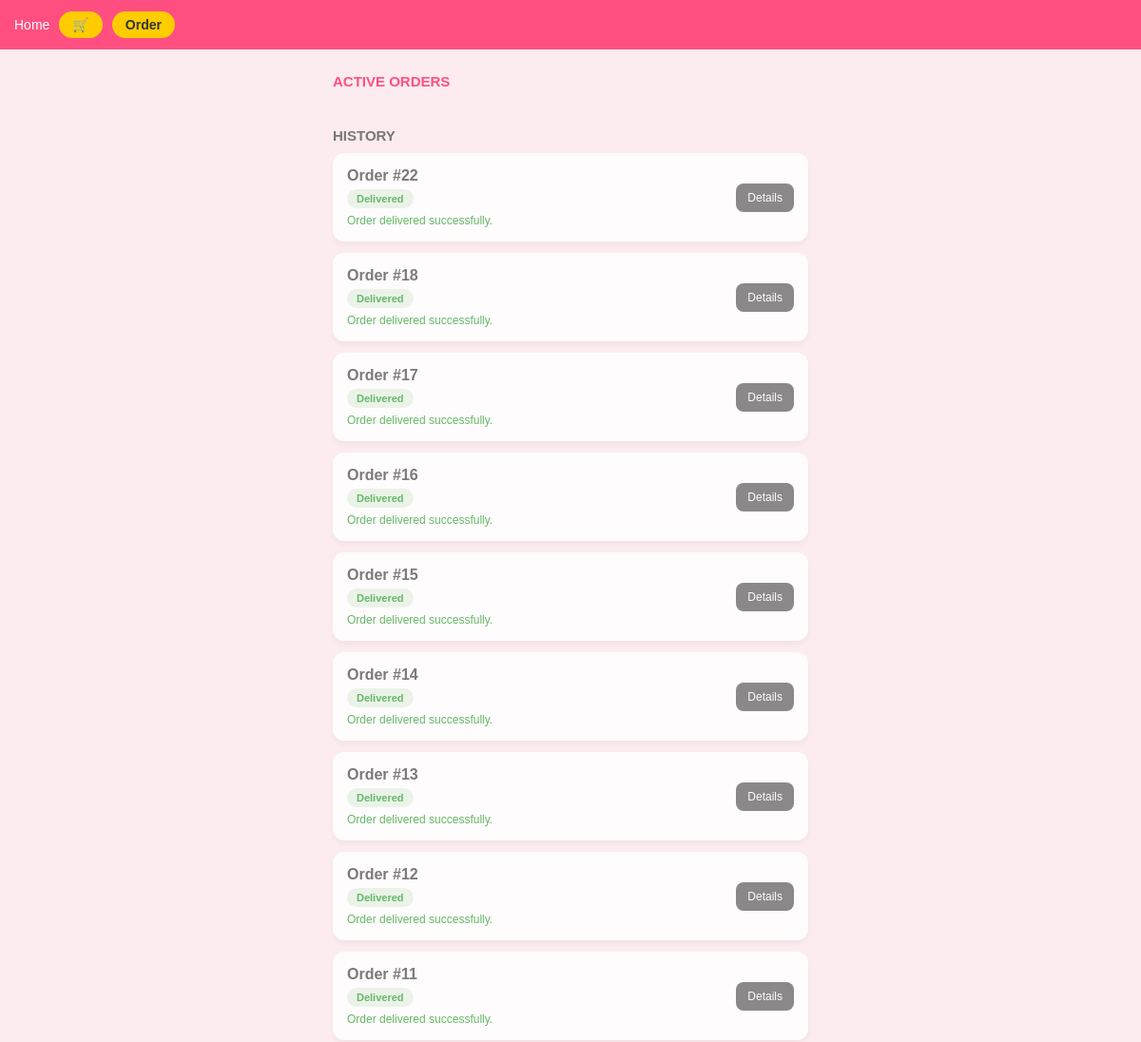
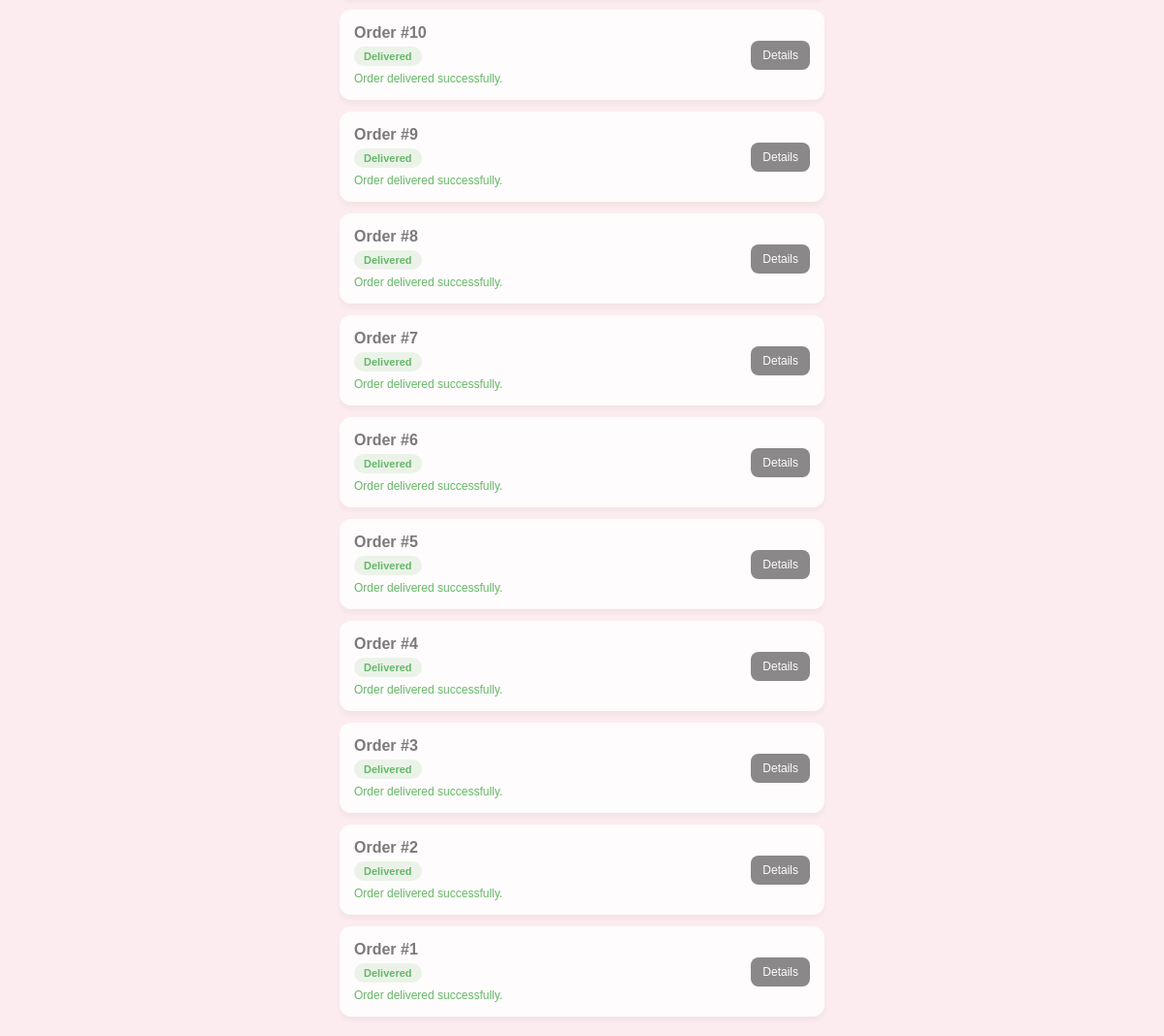
Page /order/ (signed in) on the committed database (2 pictures, top to bottom).
### order/models.py (models this page shows, shortened)
class Order(models.Model):
    STATUS_CHOICES = (
        ('Pending', 'Pending'),
        ('Confirmed', 'Confirmed'),
        ('Delivered', 'Delivered'),
        ('Cancelled', 'Cancelled'),
    )
    PAYMENT_CHOICES = (
        ('ONLINE', 'Online'),
        ('COD', 'Cash on Delivery'),
    )
    user = models.ForeignKey(User, on_delete=models.CASCADE)
    total_amount = models.DecimalField(max_digits=10, decimal_places=2)
    payment_method = models.CharField(
        max_length=10,
        choices=PAYMENT_CHOICES,
        default='COD'
    )
    status = models.CharField(
        max_length=20,
        choices=STATUS_CHOICES,
        default='Pending'
    )
    address = models.TextField(blank=True,null=True)   # 📍 DELIVERY LOCATION
    created_at = models.DateTimeField(auto_now_add=True)
    delivered_by_admin=models.BooleanField(default=False)
    cancelled_by_admin=models.BooleanField(default=False)

### order/views.py (the view)
# urls.py: path('', views.order_list, name='order_list'),
@login_required
def order_list(request):
    now = timezone.now()
    confirm_time = now - timedelta(minutes=30)
    deliver_time = now - timedelta(hours=24)
    Order.objects.filter(
        user=request.user,
        status='Pending',
        created_at__lte=confirm_time,
        cancelled_by_admin=False
    ).update(status='Confirmed')
    Order.objects.filter(
        user=request.user,
        status='Confirmed',
        cancelled_by_admin=False,
        delivered_by_admin=False,
        created_at__lte=deliver_time
    ).update(status='Delivered')
    current_orders = Order.objects.filter(
        user=request.user,
        status__in=['Pending', 'Confirmed']
    ).order_by('-created_at')
    history_orders = Order.objects.filter(
        user=request.user,
        status__in=['Delivered', 'Cancelled']
    ).order_by('-created_at')
    return render(request, 'order/orders.html', {
        'current_orders': current_orders,
        'history_orders': history_orders
    })

### cart/context_processors.py (called while the page is built)
def cart_item_count(request):
    if request.user.is_authenticated:
        cart_items = Cart.objects.filter(user=request.user)
        total_quantity = sum(item.quantity for item in cart_items)
        return {'cart_count': total_quantity}
    return {'cart_count': 0}

### templates/order/orders.html (shortened to what this page needs)
<html lang="en">
  <head>
  </head>
  <body>
    <nav class="nav-links">
      <a href="{% url 'home' %}">Home</a>
      <a href="{% url 'view_cart' %}" class="cart-view-btn">🛒</a>
      <a href="{% url 'order_list' %}" class="cart-view-btn">Order</a>
    </nav>
    <div class="container">
      <div class="section-title">ACTIVE ORDERS</div>
      <div class="section-title" style="color: #777; margin-top: 40px">
        HISTORY
      </div>
      {% for order in history_orders %}
      <div class="order-card" style="opacity: 0.85">
        <div>
          <div style="font-weight: bold; color: #666">
            Order #{{ order.id }}
          </div>
          <div class="status-badge status-{{ order.status }}">
            {{ order.status }}
          </div>
          {% if order.status == "Cancelled" %}
          <div style="margin-top: 6px; font-size: 12px; color: #f44336">
            Your order has been cancelled.<br />
            Sorry, item not available.
          </div>
          {% elif order.status == "Delivered" %}
          <div style="margin-top: 6px; font-size: 12px; color: #4caf50">
            Order delivered successfully.
          </div>
          {% endif %}
        </div>
        <a
          href="{% url 'order_detail' order.id %}"
          class="details-btn"
          style="background: #777"
        >
          Details
        </a>
      </div>
      {% endfor %}
    </div>
  </body>
</html>

### templates/order/orders.html (style rules this page uses)
body { font-family: sans-serif; background: #fdecef; margin: 0; }
.nav-links { display: flex; align-items: center; padding: 12px 15px; background: #ff4f81; gap: 10px; }
.nav-links a { text-decoration: none; color: white; font-size: 14px; }
.cart-view-btn { background: #ffcc00; color: #333 !important; padding: 6px 14px; border-radius: 50px; font-weight: bold; }
.container { max-width: 500px; margin: 20px auto; padding: 0 15px; }
.section-title { font-weight: bold; color: #ff4f81; margin: 25px 0 10px 0; font-size: 15px; }
.order-card { background: white; border-radius: 12px; padding: 15px; margin-bottom: 12px; box-shadow: 0 4px 6px rgba(0, 0, 0, 0.05); display: flex; justify-content: space-between; align-items: center; }
.status-badge { font-size: 11px; padding: 4px 10px; border-radius: 20px; font-weight: bold; display: inline-block; margin-top: 5px; }
.status-Delivered { background: #e8f5e9; color: #4caf50; }
.details-btn { background: #ff4f81; color: white !important; padding: 8px 12px; border-radius: 8px; text-decoration: none; font-size: 12px; }

### rows in the picture
Order: id "22", status "Delivered", shows "Order delivered successfully."
Order: id "18", status "Delivered", shows "Order delivered successfully."
Order: id "17", status "Delivered", shows "Order delivered successfully."
Order: id "16", status "Delivered", shows "Order delivered successfully."
Order: id "15", status "Delivered", shows "Order delivered successfully."
Order: id "14", status "Delivered", shows "Order delivered successfully."
Order: id "13", status "Delivered", shows "Order delivered successfully."
Order: id "12", status "Delivered", shows "Order delivered successfully."
Order: id "11", status "Delivered", shows "Order delivered successfully."
Order: id "10", status "Delivered", shows "Order delivered successfully."
Order: id "9", status "Delivered", shows "Order delivered successfully."
Order: id "8", status "Delivered", shows "Order delivered successfully."
Order: id "7", status "Delivered", shows "Order delivered successfully."
Order: id "6", status "Delivered", shows "Order delivered successfully."
Order: id "5", status "Delivered", shows "Order delivered successfully."
Order: id "4", status "Delivered", shows "Order delivered successfully."
Order: id "3", status "Delivered", shows "Order delivered successfully."
Order: id "2", status "Delivered", shows "Order delivered successfully."
Order: id "1", status "Delivered", shows "Order delivered successfully."
